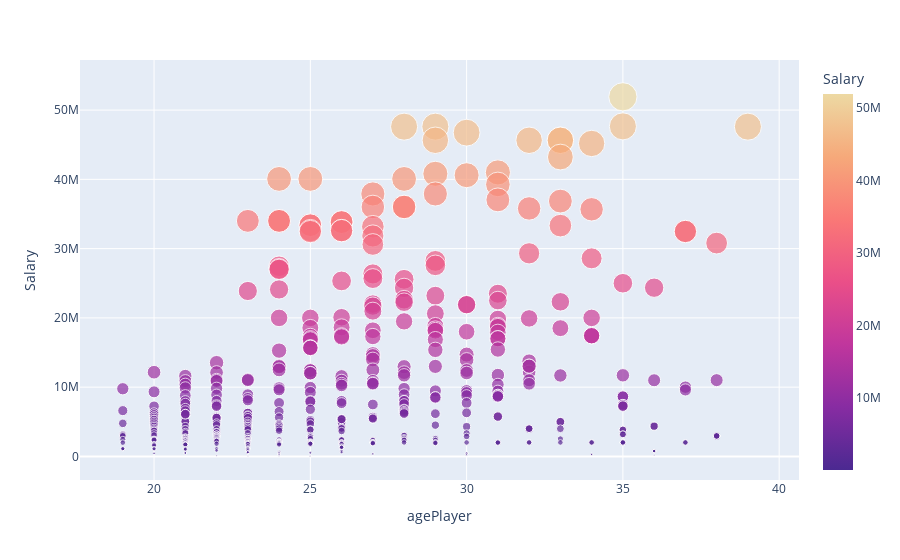

This figure's notebook cell:
### Code cell
fig = px.scatter(SS, x="agePlayer", y="Salary", color = "Salary",
                 size='Salary', hover_data=['namePlayer'], color_continuous_scale=px.colors.sequential.Agsunset, height=700)
fig.show()

### Figure 1 — Plotly figure (JSON) as saved in the notebook; plotly's stock layout.template omitted (floating-point values rounded to 4 significant figures; data arrays with more than 128 entries replaced by an {"elided": "..."} marker saying what was removed)
{"data": [{"customdata": {"elided": "527x1 str values"}, "hovertemplate": "agePlayer=%{x}<br>Salary=%{marker.color}<br>namePlayer=%{customdata[0]}<extra></extra>", "legendgroup": "", "marker": {"color": {"elided": "527 int values"}, "coloraxis": "coloraxis", "size": {"elided": "527 int values"}, "sizemode": "area", "sizeref": 129800.0, "symbol": "circle"}, "mode": "markers", "name": "", "orientation": "v", "showlegend": false, "type": "scatter", "x": {"elided": "527 int values"}, "xaxis": "x", "y": {"elided": "527 int values"}, "yaxis": "y"}], "layout": {"autosize": true, "coloraxis": {"colorbar": {"title": {"text": "Salary"}}, "colorscale": [[0, "rgb(75, 41, 145)"], [0.1667, "rgb(135, 44, 162)"], [0.3333, "rgb(192, 54, 157)"], [0.5, "rgb(234, 79, 136)"], [0.6667, "rgb(250, 120, 118)"], [0.8333, "rgb(246, 169, 122)"], [1, "rgb(237, 217, 163)"]]}, "legend": {"itemsizing": "constant", "tracegroupgap": 0}, "margin": {"t": 60}, "xaxis": {"anchor": "y", "autorange": true, "domain": [0, 1], "range": [17.71, 40.47], "title": {"text": "agePlayer"}, "type": "linear"}, "yaxis": {"anchor": "x", "autorange": true, "domain": [0, 1], "range": [-3249000.0, 56600000.0], "title": {"text": "Salary"}, "type": "linear"}}}
